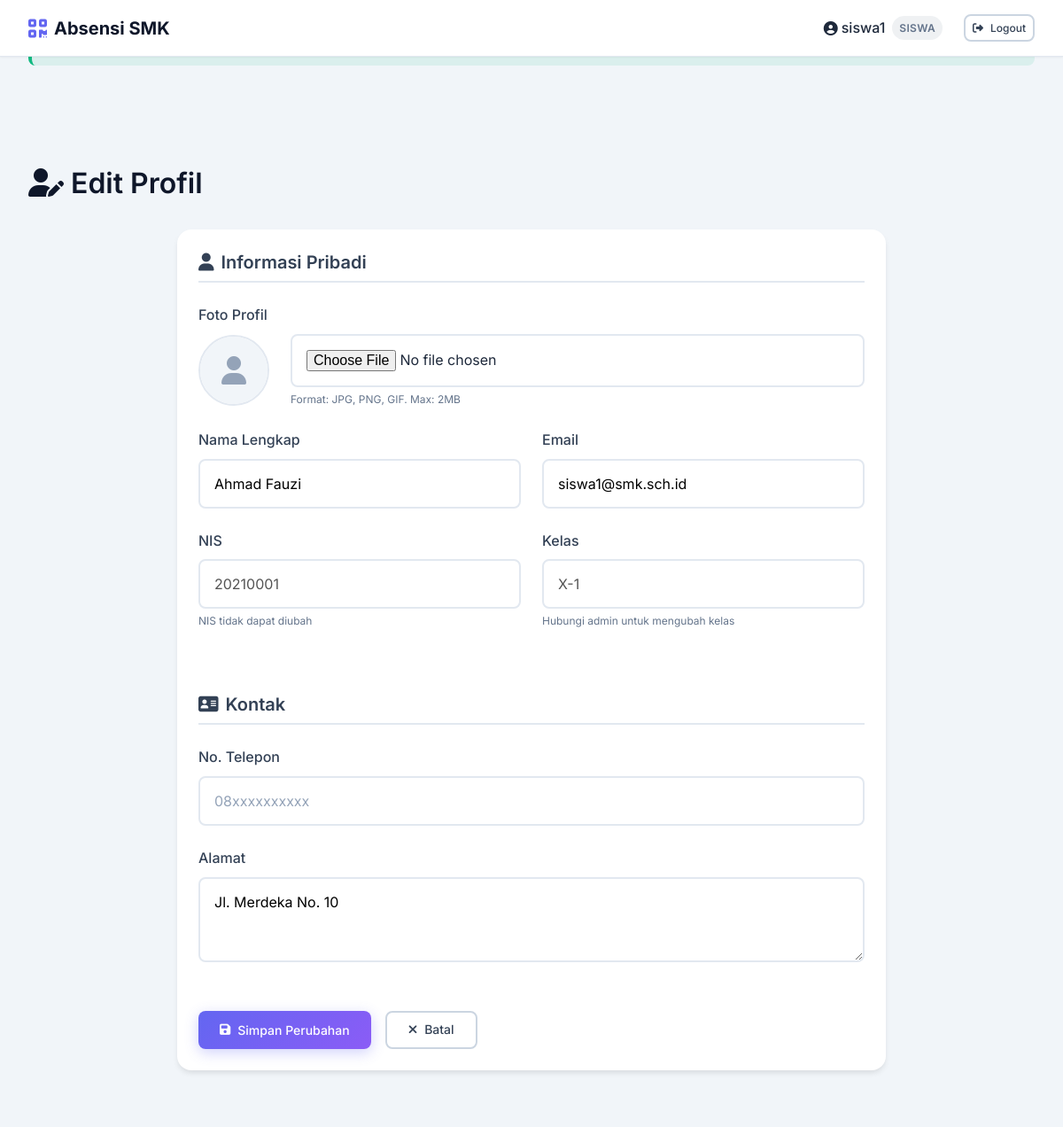
/public/profile/edit (signed in), run on the app's committed database.
### tables this page shows
CREATE TABLE IF NOT EXISTS siswa_profiles (
    id INT AUTO_INCREMENT PRIMARY KEY,
    user_id INT NOT NULL,
    nis VARCHAR(20) UNIQUE NOT NULL,
    nama_lengkap VARCHAR(100) NOT NULL,
    kelas VARCHAR(20) NOT NULL,
    jurusan VARCHAR(50) NOT NULL,
    jenis_kelamin ENUM('L', 'P') NOT NULL,
    alamat TEXT,
    no_telepon VARCHAR(15),
    foto VARCHAR(255),
    qr_code VARCHAR(255),
    created_at TIMESTAMP DEFAULT CURRENT_TIMESTAMP,
    updated_at TIMESTAMP DEFAULT CURRENT_TIMESTAMP ON UPDATE CURRENT_TIMESTAMP,
    FOREIGN KEY (user_id) REFERENCES users(id) ON DELETE CASCADE,
    INDEX idx_nis (nis),
    INDEX idx_kelas (kelas),
    INDEX idx_jurusan (jurusan)
);

CREATE TABLE IF NOT EXISTS users (
    id INT AUTO_INCREMENT PRIMARY KEY,
    username VARCHAR(50) UNIQUE NOT NULL,
    email VARCHAR(100) UNIQUE NOT NULL,
    password VARCHAR(255) NOT NULL,
    role ENUM('admin', 'siswa') DEFAULT 'siswa',
    created_at TIMESTAMP DEFAULT CURRENT_TIMESTAMP,
    updated_at TIMESTAMP DEFAULT CURRENT_TIMESTAMP ON UPDATE CURRENT_TIMESTAMP,
    INDEX idx_username (username),
    INDEX idx_email (email),
    INDEX idx_role (role)
);

### app/Controllers/ProfileController.php (called while the page is built, shortened)
<?php
class ProfileController extends Controller
{
    private SiswaRepository $siswaRepository;
    public function __construct()
    {
        $this->siswaRepository = new SiswaRepository();
    }
    public function edit(): void
    {
        $user = $this->session->get('user');
        $profile = null;
        if ($user['role'] === 'siswa') {
            $profile = $this->siswaRepository->getFullProfile($user['id']);
        }
        $this->render('profile/edit', [
            'title' => 'Edit Profil - ' . APP_NAME,
            'profile' => $profile,
            'user' => $user
        ]);
    }
}

### helpers/functions.php (called while the page is built, shortened)
<?php
function e(?string $string): string
{
    return htmlspecialchars($string ?? '', ENT_QUOTES, 'UTF-8');
}
function url(string $path = ''): string
{
    return BASE_URL . $path;
}

### core/Database.php (called while the page is built, shortened)
<?php
class Database
{
    private static ?Database $instance = null;
    private ?PDO $connection = null;
    public static function getInstance(): Database
    {
        if (self::$instance === null) {
            self::$instance = new self();
        }
        return self::$instance;
    }
    private function connect(): void
    {
        try {
            $dsn = "mysql:host=" . DB_HOST . ";dbname=" . DB_NAME . ";charset=" . DB_CHARSET;
            $options = [
                PDO::ATTR_ERRMODE => PDO::ERRMODE_EXCEPTION,
                PDO::ATTR_DEFAULT_FETCH_MODE => PDO::FETCH_ASSOC,
                PDO::ATTR_EMULATE_PREPARES => false,
            ];
            $this->connection = new PDO($dsn, DB_USER, DB_PASS, $options);
        } catch (PDOException $e) {
            die("Database connection failed: " . $e->getMessage());
        }
    }
    public function query(string $sql, array $params = []): \PDOStatement
    {
        $stmt = $this->connection->prepare($sql);
        $stmt->execute($params);
        return $stmt;
    }
}

### core/Session.php (called while the page is built, shortened)
<?php
class Session
{
    public function get(string $key, $default = null)
    {
        return $_SESSION[$key] ?? $default;
    }
    public function getFlash(): ?array
    {
        $flash = $this->get('flash');
        return $flash;
    }
}

### app/Repositories/SiswaRepository.php (called while the page is built, shortened)
<?php
class SiswaRepository implements RepositoryInterface
{
    private SiswaProfile $model;
    public function __construct()
    {
        $this->model = new SiswaProfile();
    }
    public function getFullProfile(int $userId): ?array
    {
        return $this->model->getFullProfile($userId);
    }
}

### core/Model.php (called while the page is built, shortened)
<?php
abstract class Model
{
    public function __construct()
    {
        $this->db = Database::getInstance();
    }
}

### app/Models/SiswaProfile.php (called while the page is built, shortened)
<?php
class SiswaProfile extends Model
{
    protected string $table = 'siswa_profiles';
    public function getFullProfile(int $userId): ?array
    {
        $sql = "SELECT sp.*, u.username, u.email, u.role, u.created_at as user_created_at
                FROM {$this->table} sp
                JOIN users u ON sp.user_id = u.id
                WHERE sp.user_id = ?";
        $stmt = $this->db->query($sql, [$userId]);
        $result = $stmt->fetch();
        return $result ?: null;
    }
}

### views/profile/edit.php (the view, shortened to what this page needs)
<div class="profile-page">
    <div class="page-header">
        <h1><i class="fas fa-user-edit"></i> Edit Profil</h1>
    </div>
    <div class="profile-container">
        <div class="card">
            <div class="card-body">
                <form action="<?= url('/profile/update') ?>" method="POST" enctype="multipart/form-data">
                    <?php if ($profile): ?>
                    <div class="form-section">
                        <h3><i class="fas fa-user"></i> Informasi Pribadi</h3>
                        <div class="form-group">
                            <label for="foto">Foto Profil</label>
                            <div class="photo-upload">
                                <div class="current-photo">
                                    <?php if ($profile['foto']): ?>
                                    <img src="<?= asset('uploads/photos/' . $profile['foto']) ?>" alt="Foto Profil">
                                    <?php else: ?>
                                    <div class="photo-placeholder-small">
                                        <i class="fas fa-user"></i>
                                    </div>
                                    <?php endif; ?>
                                </div>
                                <div class="upload-input">
                                    <input type="file" id="foto" name="foto" accept="image/*" class="form-control">
                                    <small>Format: JPG, PNG, GIF. Max: 2MB</small>
                                </div>
                            </div>
                        </div>
                        <div class="form-row">
                            <div class="form-group">
                                <label for="nama_lengkap">Nama Lengkap</label>
                                <input type="text" id="nama_lengkap" name="nama_lengkap"
                                       class="form-control" value="<?= e($profile['nama_lengkap']) ?>" required>
                            </div>
                            <div class="form-group">
                                <label for="email">Email</label>
                                <input type="email" id="email" name="email"
                                       class="form-control" value="<?= e($user['email']) ?>" required>
                            </div>
                        </div>
                        <div class="form-row">
                            <div class="form-group">
                                <label>NIS</label>
                                <input type="text" class="form-control" value="<?= e($profile['nis']) ?>" disabled>
                                <small>NIS tidak dapat diubah</small>
                            </div>
                            <div class="form-group">
                                <label>Kelas</label>
                                <input type="text" class="form-control" value="<?= e($profile['kelas']) ?>" disabled>
                                <small>Hubungi admin untuk mengubah kelas</small>
                            </div>
                        </div>
                    </div>
                    <div class="form-section">
                        <h3><i class="fas fa-address-card"></i> Kontak</h3>
                        <div class="form-group">
                            <label for="no_telepon">No. Telepon</label>
                            <input type="text" id="no_telepon" name="no_telepon"
                                   class="form-control" value="<?= e($profile['no_telepon'] ?? '') ?>"
                                   placeholder="08xxxxxxxxxx">
                        </div>
                        <div class="form-group">
                            <label for="alamat">Alamat</label>
                            <textarea id="alamat" name="alamat" class="form-control" rows="3"
                                      placeholder="Alamat lengkap"><?= e($profile['alamat'] ?? '') ?></textarea>
                        </div>
                    </div>
                    <?php endif; ?>
                    <div class="form-actions">
                        <button type="submit" class="btn btn-primary">
                            <i class="fas fa-save"></i> Simpan Perubahan
                        </button>
                        <a href="<?= url('/profile') ?>" class="btn btn-outline">
                            <i class="fas fa-times"></i> Batal
                        </a>
                    </div>
                </form>
            </div>
        </div>
    </div>
</div>

### views/layouts/navbar.php (shortened to what this page needs)
<?php
$user = $session->get('user');
$flash = $session->getFlash();
?>
<nav class="navbar">
    <div class="navbar-brand">
        <a href="<?= url('/dashboard') ?>">
            <i class="fas fa-qrcode"></i>
            <span><?= APP_NAME ?></span>
        </a>
    </div>
    <?php if ($user): ?>
    <div class="navbar-menu">
        <div class="navbar-user">
            <span class="user-name">
                <i class="fas fa-user-circle"></i>
                <?= e($user['username']) ?>
            </span>
            <span class="user-role badge <?= $user['role'] === 'admin' ? 'badge-primary' : 'badge-secondary' ?>">
                <?= ucfirst($user['role']) ?>
            </span>
        </div>
        <a href="<?= url('/auth/logout') ?>" class="btn btn-outline btn-sm">
            <i class="fas fa-sign-out-alt"></i>
            Logout
        </a>
    </div>
    <?php endif; ?>
</nav>
<?php if ($flash): ?>
<div class="alert alert-<?= $flash['type'] ?> alert-dismissible">
    <span><?= $flash['message'] ?></span>
    <button type="button" class="alert-close" onclick="this.parentElement.remove()">
    </button>
</div>
<?php endif; ?>

### data on the page
siswa_profiles: user.username "siswa1", user.role "SISWA", nama_lengkap "Ahmad Fauzi", email "siswa1@smk.sch.id", nis "20210001", kelas "X-1", alamat "Jl. Merdeka No. 10"

### other printed values
APP_NAME "Absensi SMK"
